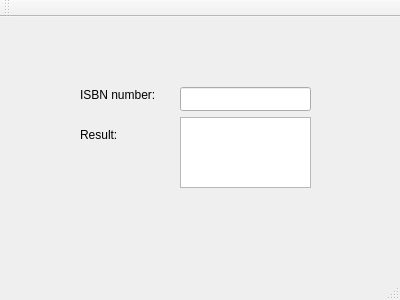
<?xml version="1.0" encoding="UTF-8"?>
<ui version="4.0">
 <class>MainWindow</class>
 <widget class="QMainWindow" name="MainWindow">
  <property name="geometry">
   <rect>
    <x>0</x>
    <y>0</y>
    <width>400</width>
    <height>300</height>
   </rect>
  </property>
  <property name="windowTitle">
   <string>MainWindow</string>
  </property>
  <widget class="QWidget" name="centralWidget">
   <widget class="QLineEdit" name="lineEdit">
    <property name="geometry">
     <rect>
      <x>180</x>
      <y>70</y>
      <width>131</width>
      <height>24</height>
     </rect>
    </property>
   </widget>
   <widget class="QTextBrowser" name="textBrowser">
    <property name="geometry">
     <rect>
      <x>180</x>
      <y>100</y>
      <width>131</width>
      <height>71</height>
     </rect>
    </property>
   </widget>
   <widget class="QLabel" name="label">
    <property name="geometry">
     <rect>
      <x>80</x>
      <y>70</y>
      <width>91</width>
      <height>16</height>
     </rect>
    </property>
    <property name="text">
     <string>ISBN number:</string>
    </property>
   </widget>
   <widget class="QLabel" name="label_2">
    <property name="geometry">
     <rect>
      <x>80</x>
      <y>110</y>
      <width>57</width>
      <height>16</height>
     </rect>
    </property>
    <property name="text">
     <string>Result:</string>
    </property>
   </widget>
  </widget>
  <widget class="QMenuBar" name="menuBar">
   <property name="geometry">
    <rect>
     <x>0</x>
     <y>0</y>
     <width>400</width>
     <height>21</height>
    </rect>
   </property>
  </widget>
  <widget class="QToolBar" name="mainToolBar">
   <attribute name="toolBarArea">
    <enum>TopToolBarArea</enum>
   </attribute>
   <attribute name="toolBarBreak">
    <bool>false</bool>
   </attribute>
  </widget>
  <widget class="QStatusBar" name="statusBar"/>
 </widget>
 <layoutdefault spacing="6" margin="11"/>
 <resources/>
 <connections/>
</ui>
